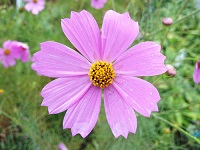
%> input picture data/flower.jpg, 200 x 150 px
$ octave main_image.m   (GNU Octave 9; MATLAB toolbox functions it lacks are replaced by stand-ins)
%> lines starting %> are read from the running program, lines starting %| are printed output that depends on the picture
### myfiles/readImage.m
function [img,imgo,nr,nc] = readImage(imgName)
%> called with imgName = 'flower'
%% readImage reads the image into the matrix
% Inputs:
%   imgName: a string of image name
% Outputs:
%   img: a grey image converted from the original image
%   imgo: original image in matrix form
%   nr: number of rows of the image
%   nc: number of columns of the image

%%
img = imread(strcat('./data/',imgName,'.jpg'));
%> img is the input picture: size 150x200x3 uint8; mean R, G, B 158.3, 145.7, 142.7
imgo = img;
[nr,nc,nb] = size(img);
%> nr = 150; nc = 200; nb = 3
if (nb > 1)
    img = double(rgb2gray(img));
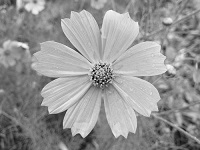
%> img: size 150x200 double; min 10, max 254, mean 149.1
else
    img = double(img);
end
figure(1);clf;imagesc(img);colormap(gray);
axis off;set(gca,'position',[0 0 1 1],'units','normalized');
end

### myfiles/readinPoints.m
function pts = readinPoints(ifFile,imgName,numLabelSets)
%% read the points from user's input or a file
% Inputs:
%   ifFile: specifying the way to input the points
%           = 0, user inputs the points
%           = 1, read points from a file
%   imgName: a string of image name
%   numLabelSets: number of sets/groups of points
% Outputs:
%   pts: constraint points

%%
colorSet = {'b','g','y','c','m'};
if (ifFile == 1)
    % Read 'pts' in constraint points
    load(strcat('./data/pts_', imgName, '.mat'));
    figure(1);
    hold on;
    for i = 1:numLabelSets
        scatter(pts{i}(:,1),pts{i}(:,2),100,colorSet{i},'filled');
    end
    hold off;
else
    figure(1);
    hold on;
    for i = 1:numLabelSets
        [x, y] = ginput;
        pts{i} = [x,y];
        scatter(pts{i}(:,1),pts{i}(:,2),100,colorSet{i},'filled');
    end
    hold off;
end
end

### main_image.m
clear variables; close all;
addpath('./myfiles');
addpath('./ncutfiles');
addpath('./eigensolvers');

tt = tic;

%% Input the following three arguments:
% Image name
imgName = 'flower';
% Number of clusters of partitioning
numClusters = 2;
% Read in point from user input(0) or file(1)
ifFile = 1;
% Compute eigenproblems
% flag = 1: lobpcg for matrix pair (LG,LH);
%      = 2: lobpcg for matrix pair (K,M);
%      = 3: lobpcg for matrix pair (K,M) with preconditioning;
flag = 123;

%% Read in image and show it
[img,imgo,nr,nc] = readImage(imgName);
%> nr = 150; nc = 200
n = nr*nc;
%> n = 30000
% figure(2);image(imgo);axis off;
% set(gca,'position',[0 0 1 1],'units','normalized');
% pause;

%% Input the constraints points
numLabelSets = numClusters;
pts = readinPoints(ifFile,imgName,numLabelSets);
%> the run ends on the next line

$ run again, with data/camel.jpg copied over data/flower.jpg
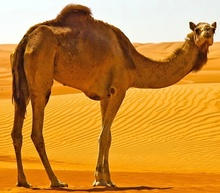
%> input picture data/camel.jpg, 220 x 193 px, shrunk from 523 x 459 before the run
%> in readImage, img is the input picture: size 193x220x3 uint8; mean R, G, B 201.2, 139.8, 57.5
%> in readImage, `img = double(rgb2gray(img));`:
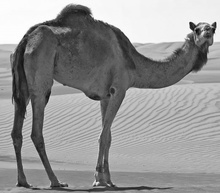
%> img: size 193x220 double; min 7, max 255, mean 148.8
%> `[img,imgo,nr,nc] = readImage(imgName);`: nr = 193; nc = 220
%> n = 42460

$ run again, with data/cat.jpg copied over data/flower.jpg
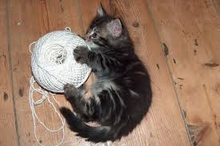
%> input picture data/cat.jpg, 220 x 146 px, shrunk from 275 x 183 before the run
%> in readImage, img is the input picture: size 146x220x3 uint8; mean R, G, B 145.1, 116.9, 98
%> in readImage, `img = double(rgb2gray(img));`:
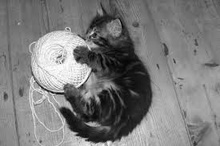
%> img: size 146x220 double; min 1, max 255, mean 123.2
%> `[img,imgo,nr,nc] = readImage(imgName);`: nr = 146; nc = 220
%> n = 32120

$ run again, with data/crab.jpg copied over data/flower.jpg
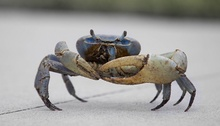
%> input picture data/crab.jpg, 220 x 126 px, shrunk from 500 x 286 before the run
%> in readImage, img is the input picture: size 126x220x3 uint8; mean R, G, B 158.3, 156.5, 153.6
%> in readImage, `img = double(rgb2gray(img));`:
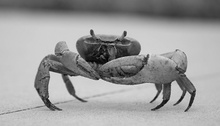
%> img: size 126x220 double; min 2, max 223, mean 156.7
%> `[img,imgo,nr,nc] = readImage(imgName);`: nr = 126; nc = 220
%> n = 27720
